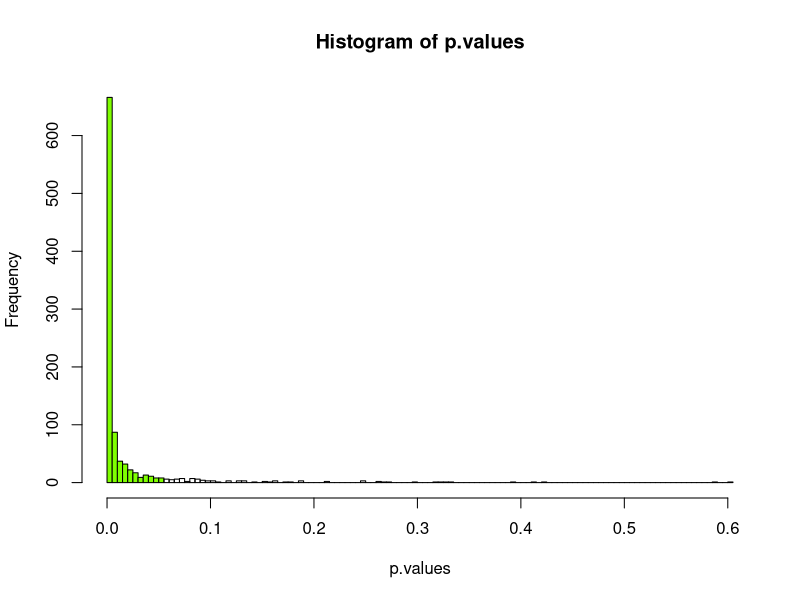
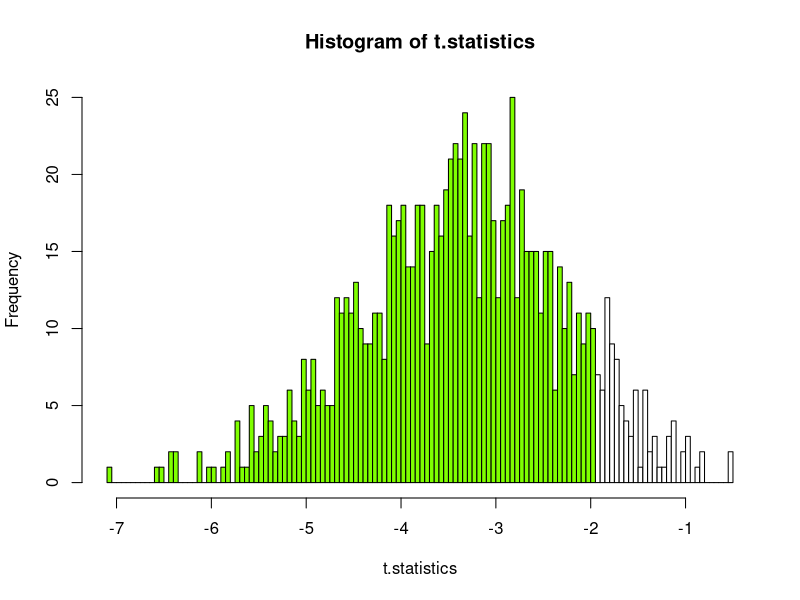

The R source for these figures, in order:


t.power.simulation <- function(n.s1, mean.s1, sd.s1, n.s2, mean.s2, sd.s2, alpha, test.number){
  
  # Seed Value is set
  set.seed(35463)
  
  # Empty vectors are created for p-values and t-statistics
  p.values <- rep(0, test.number)
  t.statistics <- rep(0, test.number)
  
  # Indicator for un(equal) population variances is created
  if (sd.s1 == sd.s2) {
    var <- TRUE
  } else {
    var <- FALSE
  }
  
  # Specified Number of T-Tests is carried out
  for (i in 1:test.number)
  {
    # Data is generated
    group.control <- rnorm(n=n.s1, mean=mean.s1, sd=sd.s1) 
    group.experimental <- rnorm(n=n.s2, mean=mean.s2, sd=sd.s2)
    
    # Performing Specified Number of T-Tests
    t.result <- t.test(group.control, group.experimental, var.equal = var)
    
    # Storing p-values and t-statistics in vectors
    p.values[i] <- t.result$p.value
    t.statistics[i] <- t.result$statistic
  }
  
  # Graphics
  
  # Displaying p-values in histogram
  histo.p <- hist(p.values, nclass=100, plot=FALSE)
  cuts.p <- cut(histo.p$breaks, c(-Inf, alpha))
  histo.p <- plot(histo.p, col="chartreuse"[cuts.p])
  
  # Displaying t-statistics in histogram
  histo.t <- hist(t.statistics, nclass=100, plot=FALSE)
  t <- abs(qt(alpha/2,t.result$parameter))
  cuts.t <- cut(histo.t$breaks, c(-Inf,-t,t,Inf))
  histo.t <- plot(histo.t, col=c("chartreuse", "white", "chartreuse")[cuts.t])
  
  # Obtain power estimate
  
  # Number of tests conducted
  total <- test.number
  
  # Number of significant p-values
  p.values.sig <- p.values[p.values<alpha]  
  sig <- length(p.values.sig)
  
  # Share of significant p-values of total number of p-values
  power <- sig/total
  
  # Construct a table that summarises group configurations
  
  # Order Components as a Table
  rows1 <- rbind(mean.s1, sd.s1, n.s1)
  rows2 <- rbind(mean.s2, sd.s2, n.s2)
  table.1 <- cbind(rows1, rows2)
  
  # Rename Columns and Rows
  col.names.1 <- c("Group1", "Group2")
  colnames(table.1) <- col.names.1
  row.names.1 <- c("Mean", "Std. Dev.", "n")
  rownames(table.1) <- row.names.1
  
  # Construct a table that summarises simulation configurations and gives power
  
  # Order Components as a Table  
  rows3 <- rbind(alpha, test.number, power)
  table.2 <- as.matrix(rows3)
  
  # Rename Columns and Rows
  colnames(table.2)[1] <- "Simulation"
  row.names.2 <- c("Specified Alpha Level", "Number of Tests", "Power Estimate")
  rownames(table.2) <- row.names.2
  
  # Ommit printing exponential numbers
  options(scipen = 999)
  
  # Specifying output list
  output <- list("Group Configurations in Population"=table.1, "Simulation Configurations and Power Estimate"=table.2)
  
  # Displaying output list
  output
  
  
}


# The function is executed
t.power.simulation(n.s1=50, mean.s1=150, sd.s1=15, n.s2=50, mean.s2=160, sd.s2=15, alpha=0.05, test.number=1000) 
